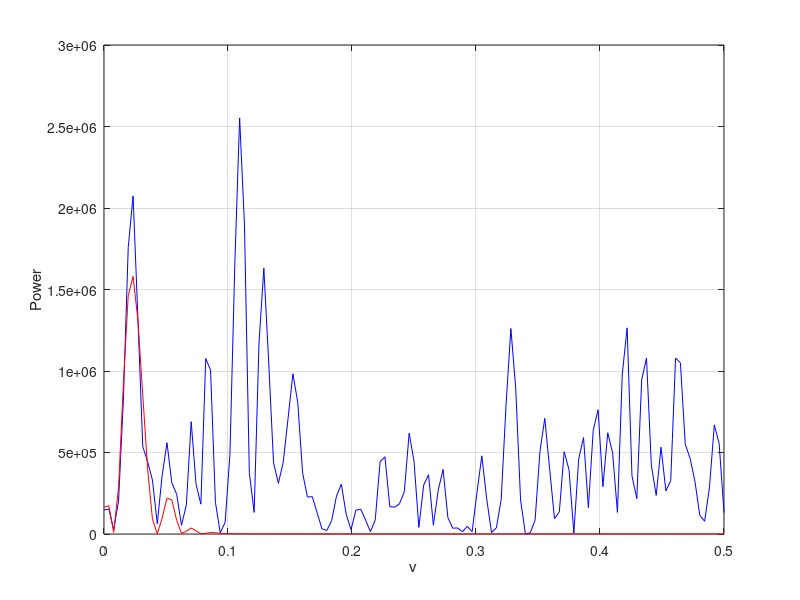

MATLAB code to generate this figure:
% Checking power spectral density

load h;
load h_L;

x= -2^(11) + (2^(11)-(-2^(11))).*rand(100,1);
y=filter(h,1,x);

[pxx_x,w_x] = periodogram(x);
[pxx_y,w_y] = periodogram(y);


figure(1);
plot(w_x/(2*pi),pxx_x,'b', w_y/(2*pi), pxx_y, 'r');
xlabel('v');
ylabel('Power');
grid;